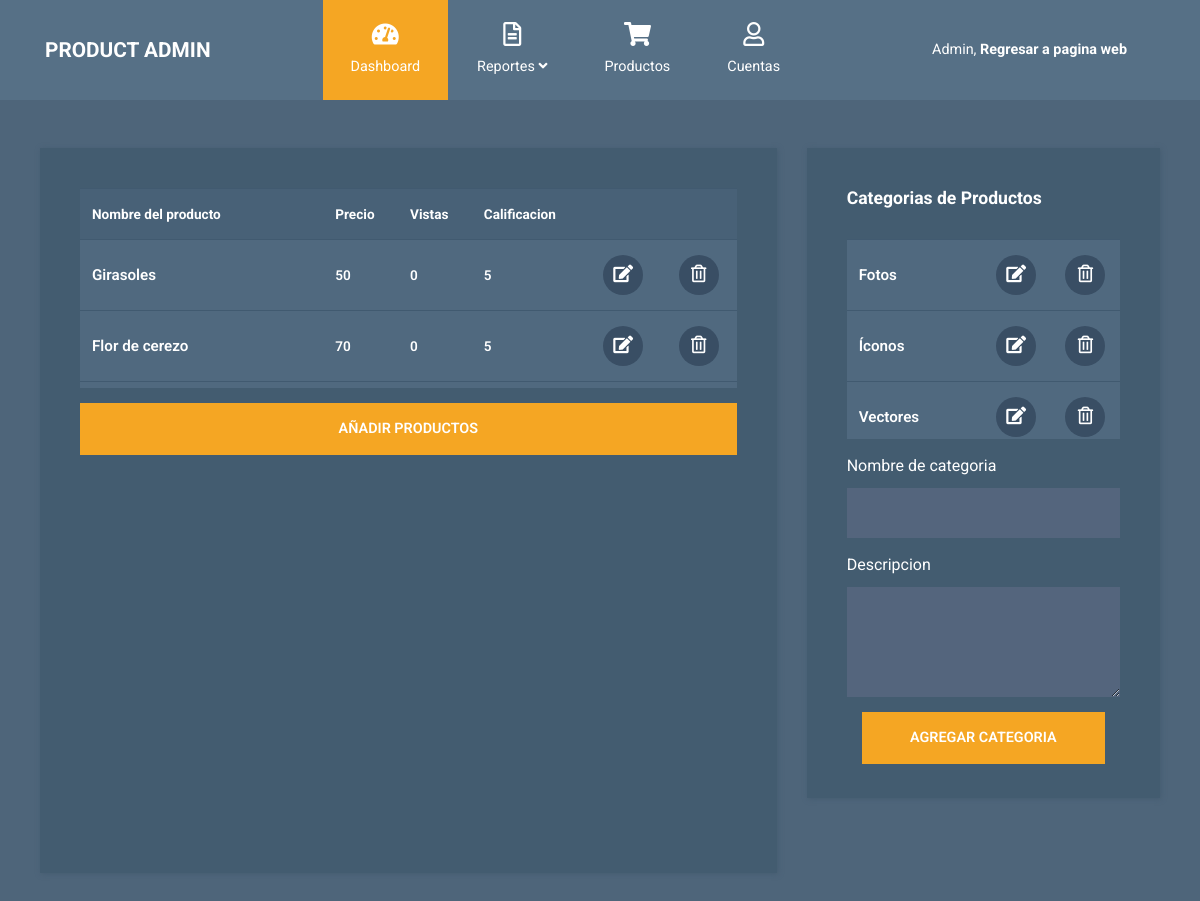
Screenshot of /WebPageCode/products.php with the database file from the repository.
### tables this page shows
CREATE TABLE `producto` (
  `Id_Producto` int(11) NOT NULL,
  `Nombre_Producto` varchar(45) NOT NULL,
  `Descr_Producto` varchar(45) NOT NULL,
  `Imagen_Producto` varchar(45) NOT NULL,
  `Vistas` int(11) NOT NULL,
  `Precio` float NOT NULL
);

CREATE TABLE `categoria` (
  `Id_Categoria` int(11) NOT NULL,
  `Nombre_Categoria` varchar(45) NOT NULL,
  `Descripcion_Categoria` varchar(60) NOT NULL
);

### WebPageCode/products.php (the view, shortened to what this page needs)
<?php
  $con=conectarBD();
?>
<!DOCTYPE html>
<html lang="en">
  <head>
    <link rel="stylesheet" href="admin/css/fontawesome.min.css" />
    <link rel="stylesheet" href="admin/css/bootstrap.min.css" />
    <link rel="stylesheet" href="admin/css/templatemo-style.css">
  </head>
  <body id="reportsPage">
    <?php
    include("header_admin.php");
    ?>
    <div class="container mt-5">
      <div class="row tm-content-row">
        <div class="col-sm-12 col-md-12 col-lg-8 col-xl-8 tm-block-col">
          <div class="tm-bg-primary-dark tm-block tm-block-products">
            <div class="tm-product-table-container">
              <table class="table table-hover tm-table-small tm-product-table">
                <thead>
                  <tr>
                    <th scope="col">Nombre del producto</th>
                    <th scope="col">Precio</th>
                    <th scope="col">Vistas</th>
                    <th scope="col">Calificacion</th>
                    <th scope="col">&nbsp;</th>
                    <th scope="col">&nbsp;</th>
                  </tr>
                </thead>
                <tbody>
                <?php
                  $consulta="SELECT * FROM producto";
                  $ejecutarConsulta= mysqli_query($con, $consulta);
                  $verFilas=mysqli_num_rows($ejecutarConsulta);
                  $fila=mysqli_fetch_array($ejecutarConsulta);
                  if(!$ejecutarConsulta)
                  {
                    echo "Error en la consulta";
                  }
                  else{
                    if($verFilas<1)
                    {
                      echo "<tr><td>Sin registros</td></tr>";
                    }else{
                      for($i=0; $i<=$fila;$i++){
                        echo
                        '
                        <tr>
                        <td class="tm-product-name">'.$fila[1].'</td>
                        <td class="tm-product-precio">'.$fila[5].'</td>
                        <td class="tm-product-vistas">'.$fila[4].'</td>
                        <td class="tm-product-cal">5</td>
                        <td class="text-center">
                          <a href="edit-product.php?producto='.$fila[0].'" class="tm-product-delete-link">
                            <i class="fas fa-edit tm-product-delete-icon"></i>
                          </a>
                        </td>
                        <td class="text-center">
                        <a href="#" class="tm-product-delete-link">
                          <i class="far fa-trash-alt tm-product-delete-icon"></i>
                        </a>
                        </td>
                        </tr>
                        ';
                        $fila=mysqli_fetch_array($ejecutarConsulta);
                      }
                    }
                  }
                  ?>
                </tbody>
              </table>
            </div>
            <a href="add-product.php"
              class="btn btn-primary btn-block text-uppercase mb-3">Añadir Productos</a>
          </div>
        </div>
        <div class="col-sm-12 col-md-12 col-lg-4 col-xl-4 tm-block-col">
          <div class="tm-bg-primary-dark tm-block tm-block-product-categories">
            <h2 class="tm-block-title">Categorias de Productos</h2>
            <div class="tm-product-table-container">
              <table class="table tm-table-small tm-product-table">
                <tbody>
                  <?php
                  $consulta="SELECT * FROM categoria";
                  $ejecutarConsulta= mysqli_query($con, $consulta);
                  $verFilas=mysqli_num_rows($ejecutarConsulta);
                  $fila=mysqli_fetch_array($ejecutarConsulta);
                  if(!$ejecutarConsulta)
                  {
                    echo "Error en la consulta";
                  }
                  else{
                    if($verFilas<1)
                    {
                      echo "<tr><td>Sin registros</td></tr>";
                    }else{
                      for($i=0; $i<=$fila;$i++){
                        echo
                        '<tr>
                        <td class="tm-product-name">'.$fila[1].'</td>
                        <td class="text-center">
                          <a href="edit-cat.php?cat='.$fila[0].'" class="tm-product-delete-link">
                            <i class="fas fas fa-edit tm-product-delete-icon"></i>
                          </a>
                        </td>
                        <td class="text-center">
                          <a href="delete-cat.php?cat='.$fila[0].'" class="tm-product-delete-link">
                            <i class="far fa-trash-alt tm-product-delete-icon"></i>
                          </a>
                        </td>
                        </tr>
                        ';
                        $fila=mysqli_fetch_array($ejecutarConsulta);
                      }
                    }
                  }
                  ?>
                </tbody>
              </table>
            </div>
            <form action="add-cat.php" class="tm-edit-form" method="POST">
                  <div class="form-group mb-12">
                    <label
                      for="name"
                      >Nombre de categoria
                    </label>
                    <input
                      name="name"
                      type="text"
                      class="form-control validate"
                      required
                    />
                  </div>
                  <div class="form-group mb-12">
                    <label
                      for="description"
                      >Descripcion</label
                    >
                    <textarea
                      name="description"
                      class="form-control validate"
                      rows="3"
                      required
                    ></textarea>
                  </div>
              <div class="col-12">
                <button type="submit" class="btn btn-primary btn-block text-uppercase" name="registrarCat">Agregar Categoria</button>
              </div>
            </form>
          </div>
        </div>
      </div>
    </div>
  </body>
</html>

### WebPageCode/admin/css/templatemo-style.css (style rules this page uses)
html { font-size: 16px; overflow-x: hidden; }
body { font-family: Roboto, Helvetica, Arial, sans-serif; background-color: #4e657a; overflow-x: hidden; }
a { transition: all 0.3s ease; }
.tm-block-col { margin-bottom: 30px; }
.tm-block { padding: 40px; -webkit-box-shadow: 1px 1px 5px 0 #455c71; -moz-box-shadow: 1px 1px 5px 0 #455c71; box-shadow: 1px 1px 5px 0 #455c71; min-height: 350px; height: 100%; max-height: 450px; }
.tm-block-title { font-size: 1.1rem; font-weight: 700; color: #fff; margin-bottom: 30px; }
.tm-content-row { justify-content: space-between; margin-left: -20px; margin-right: -20px; }
.table { background-color: #50697f; color: #fff; font-size: 85%; margin-bottom: 0; }
thead { background-color: #486177; color: #fff; }
.table thead th { border-bottom: 0; }
.form-control { background-color: #54657d; color: #fff; border: 0; }
.form-group label { color: #fff; margin-bottom: 10px; }
.form-control { padding: 19px 18px; border-radius: 0; height: 50px; }
.form-group { margin-bottom: 15px; }
.btn { border-radius: 0; padding: 13px 28px; transition: all 0.2s ease; max-width: 100%; }
.btn-primary { color: #fff; background-color: #f5a623; border: 2px solid #f5a623; font-size: 90%; font-weight: 600; }
.table td, .table th { border-top: 1px solid #415a70; padding: 15px 25px; vertical-align: middle; }
.tm-table-small td, .tm-table-small th { padding-left: 12px; padding-right: 12px; }
.table-hover tbody tr { transition: all 0.2s ease; }
.tm-bg-primary-dark { background-color: #435c70; }
.tm-block-products { min-height: 725px; }
.tm-block-product-categories { min-height: 650px; }
.tm-product-table-container { max-height: 200px; margin-bottom: 15px; overflow-y: scroll; }
.tm-product-table tr { font-weight: 600; }
.tm-product-name { font-size: 0.95rem; font-weight: 600; }
.tm-product-delete-icon { font-size: 1.1rem; color: #fff; }
.tm-product-delete-link { padding: 10px; border-radius: 50%; background-color: #394e64; display: inline-block; width: 40px; height: 40px; text-align: center; }

### rows the page displays
producto: Nombre_Producto "Girasoles", Precio "50", Vistas "0"
producto: Nombre_Producto "Flor de cerezo", Precio "70", Vistas "0"
categoria: Nombre_Categoria "Fotos"
categoria: Nombre_Categoria "Íconos"
categoria: Nombre_Categoria "Vectores"
